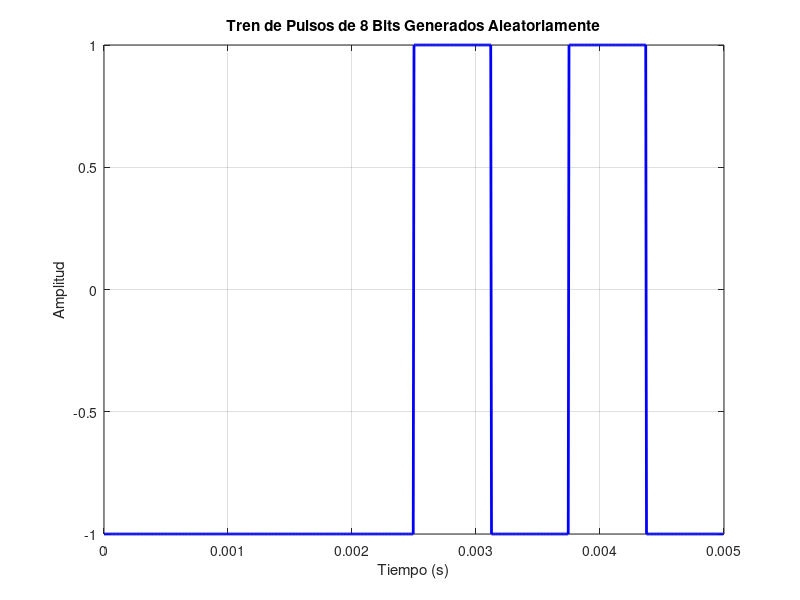
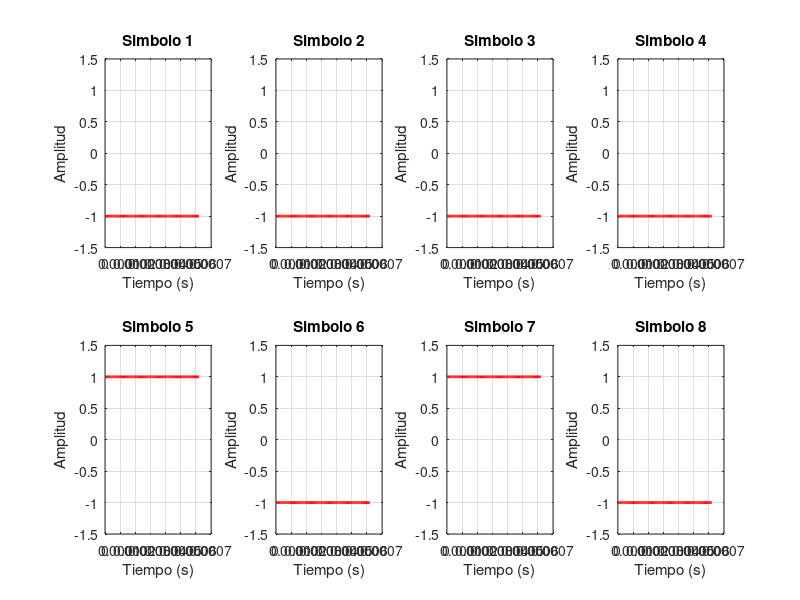

These charts were generated, in order, by the following MATLAB code: (Note: this script raises an error after producing the figures.)
clear all
close all
%% PARTE 1. CARACTERÍSTICAS DE LA SEÑAL OFDM.

% Genere 8 bits aleatorios, 𝑏𝑘(𝑡), y represéntelos con pulsos rectangulares de duración 
% 𝑇𝑢 y cuyas magnitudes pueden ser +1 y -1.

Tu = 1/1600; % Duración del símbolo 
Nc = 8; % Número de subportadoras
deltaF = [1600 2000 3200]; % Separación entre subportadoras 1600 Parte 1. y (2000 y 3200)
deltaT = 1/160000; % Resolución para el vector tiempo t, Recomentación del profe 1/16000

% Generar 8 bits aleatorios de magnitud +1 y -1
bk = (2 * randi([0,1], 1, 8) - 1).'; 

% Cada bit representa un simbolo, se replica el Número de muestras por símbolo (Tu/Ts) que en este caso es 10
bk_t = kron(bk, ones(1, Tu/deltaT)); % Matriz de 8x10

% Transforma la matriz de 8x10 en un vector de 1x80 concatenando filas solo
% para representar tren de bits
bk_t_Tren = reshape(bk_t.', 1, []); 

% Obtenemos el vector tiempo por simbolo
t = 0:deltaT:Tu-deltaT;

% Vector tiempo para el tren de pulsos y graficarlo
t_total = 0:deltaT:(length(bk_t_Tren)-1)*deltaT;

% Graficar el tren de pulsos 
figure(1)
plot(t_total, bk_t_Tren, 'LineWidth', 2, 'Color', 'b'); 
title('Tren de Pulsos de 8 Bits Generados Aleatoriamente');
xlabel('Tiempo (s)');
ylabel('Amplitud');
%ylim([-1.5, 1.5]); 
grid on;

% Graficar cada símbolo individualmente en subplots
figure(2)
for i = 1:Nc
    subplot(2, 4, i)
    %subplot(8, 1, i)
    plot(t,bk_t(i,:), 'LineWidth', 2, 'Color', 'r');
    title(['Simbolo ', num2str(i)]); % Título de cada subplot
    xlabel('Tiempo (s)');
    ylabel('Amplitud');
    ylim([-1.5, 1.5]); 
    grid on;
end
sgtitle('Simbolos con 10 Muestras*Simbolo'); % Título principal de la figura


% Cada símbolo se multiplíca por una portadora de la forma 𝑠𝑘(𝑡) = 𝑒^{𝑗∙2𝜋∙𝑘∙Δf∙t} , 𝑘 ∈ [0,1, . .7].
%inciso 1
sk_t{1} = zeros(8,1);

%inciso 3
sk_t{2} = zeros(8,1);
sk_t{3} = zeros(8,1);

%Bucle Externo ( k = 0:7 )
%Itera sobre cada uno de los 8 símbolos

% Bucle Interno (tiempo=1:length(t)):
% Itera sobre cada una de las muestras de tiempo OSEA la duración del
% simbolo que son 10 muestras
for k=0:7
    for tiempo=1: length(t)
        % Para inciso 1
        % Cada simbolo tiene 10 muestras por lo que sk_t debemos de tener
        % 8 (sk_t) ya que son 8 simbolos y cada simbolo tiene 10 muestras
        sk_t{1}(k+1,tiempo) = exp(j*2*pi*deltaF(1)*t(tiempo)*k);

        %Para inciso 3
        sk_t{2}(k+1,tiempo) = exp(j*2*pi*deltaF(2)*t(tiempo)*k);
        sk_t{3}(k+1,tiempo) = exp(j*2*pi*deltaF(3)*t(tiempo)*k);
    end
end

%Para inciso 1
sk_bk_t{1} = bk_t.* sk_t{1}; % Multiplicamos las señales Bk por la portadoras Sk

%Para inciso 3
sk_bk_t{2} = bk_t.* sk_t{2}; % Multiplicamos las señales Bk por la portadoras Sk
sk_bk_t{3} = bk_t.* sk_t{3}; % Multiplicamos las señales Bk por la portadoras Sk


% Graficar las señales moduladas (inciso 1)
figure(3)
for i = 1:Nc
    subplot(2, 4, i)
    plot(t, real(sk_bk_t{1}(i, :)));
    title(['Símbolo ', num2str(i)]);
    xlabel('Tiempo (s)');
    ylabel('Amplitud');
    ylim([-1.5, 1.5]); 
    grid on;
end
sgtitle('Símbolos Modulados con ΔF = 1600 '); 

% Cálculo de la magnitud de las señales moduladas (inciso 1)
mag_sk_bk_t{1} = abs(sk_bk_t{1});

% Magnitud de las señales moduladas inciso 3 ( deltaF(2) y deltaF(3) )
mag_sk_bk_t{2} = abs(sk_bk_t{2});
mag_sk_bk_t{3} = abs(sk_bk_t{3});

figure(4) %Graficamos la señal multiplicada
 for i=1:Nc % las 8 subportadoras
    subplot(2,4,i)
    plot(t, mag_sk_bk_t{1}(i, :),"LineWidth", 2,"Color", "b");
    title(['| Símbolo ', num2str(i), ' |']);
    xlabel('Tiempo (s)');
    ylabel('Amplitud');
    ylim([-1.5, 1.5]); % Establecer límites del eje y para visualizar mejor
    grid on;
end
sgtitle('Magnitud de los Símbolos Modulados con F(1600)');

N = 1000000; % Número de puntos para la FFT

% Creamos un vetor para graficar todas las sub-portadoras
% Espaciamos de manera lineal dos valores que nos dan un intervalo
w = linspace(-1/deltaT/2,1/deltaT/2,N)*2*pi;

% Para los espectros de cada subportadora
%Para inciso 1
sk_bk_f{1} = zeros(8,N);

%Para inciso 3
sk_bk_f{2} = zeros(8,N);
sk_bk_f{3} = zeros(8,N);

figure(5) % Graficamos los espectros de cada subportadora
% Para graficar el espectro calculamos la fft de los 8 simbolos
for i=1:Nc
    %Para inciso 1
    subplot(2,4,i)
    %subplot(8,1,i)
    sk_bk_f{1}(i,:) = fftshift(fft(sk_bk_t{1}(i,:),N))*deltaT; % fft
    plot(w/(2*pi),abs(sk_bk_f{1}(i,:))) % raices cada w/2pi
    axis([-4000+1600*(i-1) 4000+1600*(i-1) 0 1.1*max(abs(sk_bk_f{1}(i,:)))])
    hold on;

    % Esto es para marcar el punto medio del espectro con una línea punteada
    mid_freq = 1600*(i-1); % Frecuencia central de las portadoras
    xline(mid_freq, '--r', 'LineWidth', 1.5);

    % Nota de texto para indicar la frecuencia central
    text(mid_freq, 0.9*max(abs(sk_bk_f{1}(i,:))), ['f = ', num2str(mid_freq), ' Hz'], 'Color', 'red', 'HorizontalAlignment', 'right');
    hold off;
    title(['Espectro Sk(f) ', num2str(i)]);
    grid on;

    %Para inciso 3
    sk_bk_f{2}(i,:) = fftshift(fft(sk_bk_t{2}(i,:),N))*deltaT;
    sk_bk_f{3}(i,:) = fftshift(fft(sk_bk_t{3}(i,:),N))*deltaT;
end


figure(6) %Graficamos todos los espectros traslapados
for i = 1:Nc % Nc numero de sub-portadoras
    plot(w/(2*pi),(abs(sk_bk_f{1}(i,:))), "LineWidth", 0.75)
    hold on
    grid on;
end
hold off;
title('Espectros de las señales OFDM')
xlabel('Frecuencia (Hz)');
ylabel('|bk * Sk|');
axis([-5000 15000 0 1.1*max(abs(sk_bk_f{1}(1,:)))]);

figure(7)
% Graficar el espectro en la columna 1
for i = 1:Nc
    subplot(Nc, 2, 2*i-1) % Columna 1 para el espectro
    plot(w/(2*pi), abs(sk_bk_f{1}(i,:))) % Raices cada w/2pi
    axis([-4000+1600*(i-1) 4000+1600*(i-1) 0 1.1*max(abs(sk_bk_f{1}(i,:)))])
    hold on;
    % Marcar el punto medio del espectro con una línea punteada
    mid_freq = 1600 * (i-1); % Frecuencia central de las portadoras
    xline(mid_freq, '--r', 'LineWidth', 1.5);
    % Nota de texto para indicar la frecuencia central
    text(mid_freq, 0.9 * max(abs(sk_bk_f{1}(i,:))), ['f = ', num2str(mid_freq), ' Hz'], 'Color', 'red', 'HorizontalAlignment', 'right');
    hold off;
    title(['Espectro Sk(f) ', num2str(i)]);
    grid on;
end

% Graficar la magnitud en la columna 2
for i = 1:Nc
    subplot(Nc, 2, 2*i) % Columna 2 para la magnitud
    plot(t, mag_sk_bk_t{1}(i, :), "LineWidth", 2, "Color", "b");
    title(['| Símbolo ', num2str(i), ' |']);
    xlabel('Tiempo (s)');
    ylabel('Amplitud');
    ylim([-1.5, 1.5]); % Establecer límites del eje y para visualizar mejor
    grid on;
end

% Título general para la figura
sgtitle('Espectro y Magnitud de los Símbolos Modulados con F(1600)');

%% ---------------------------------- INCISO 2 ----------------------------
%Obtenga la señal multiplexada 𝑠(𝑡) = ∑ 𝑏𝑘(𝑡) ∙ 𝑠𝑘(𝑡) 𝑘=0 y grafique su magnitud. 
%Además, obtenga el espectro de esta señal, al que se le denominará S(f), y grafique la magnitud de éste

% Obtenemos s(t) de cada simbolo que tiene duración tu y tiene 10 muestras
% Para inciso 2
s_t{1} = zeros(1,length(t));

% Para inciso 3
s_t{2} = zeros(1,length(t));
s_t{3} = zeros(1,length(t));

% Para cada simbolo que tiene una duracion de Tu llamada t y tenemos 8 simb
for tiempo = 1: length(t)
    for k = 0:7 % Para las 8 sub-portadoras
        %Para inciso 2
        s_t{1}(1,tiempo) = s_t{1}(1,tiempo) + sk_bk_t{1}(k+1,tiempo);

        %Para inciso 3
        s_t{2}(1,tiempo) = s_t{2}(1,tiempo) + sk_bk_t{2}(k+1,tiempo);
        s_t{3}(1,tiempo) = s_t{3}(1,tiempo) + sk_bk_t{3}(k+1,tiempo);
    end
end

figure(8) 
subplot(2,1,1) % Graficamos la señal multiplexada en función del tiempo
plot(t, abs(s_t{1}),"LineWidth", 1.25, "Color", "r")
ylim([0 1.1*max(abs(s_t{1}))])
title('Señal OFDM Multiplexada Tiempo S(t)')
xlabel('Tiempo (s)');
ylabel('Amplitud');
grid on

% Obtenemos la señal multiplexado en frecuencia
% Para inciso 2
S_f{1} = fftshift(fft(s_t{1},N))*deltaT;

% Para inciso 3
S_f{2} = fftshift(fft(s_t{2},N))*deltaT;
S_f{3} = fftshift(fft(s_t{3},N))*deltaT;


subplot(2,1,2) % Graficamos la señal multiplexada en función de la frecuencia
plot(w/(2*pi),abs(S_f{1}),"LineWidth", 1.25, "Color", "b")
axis([-15000 25000 0 1.1*max(abs(S_f{1}))]);
title('Señal OFDM Multiplexada Frec S(f)')
xlabel('Frecuencia (Hz)');
ylabel('|S(f)|');
grid on


%% Repita las actividades 1 y 2 para Δf=2,000 y 3,200 Hz.

figure(9) % Graficamos las señales multiplexadas para f=1600, f=2000, f=3200 

subplot(3,1,1) % Graficamos la señal multiplexada f = 1600
plot(w/(2*pi),abs(S_f{1}), "LineWidth", 1.25,"Color", 'r') 
axis([-15000 25000 0 1.1*max(abs(S_f{1}))]);
title('Señal OFDM Multiplexada Frec F( 1600 )')
xlabel('Frecuencia (Hz)');
ylabel('|S(f)|');
grid on

subplot(3,1,2)%Graficamos la señal multiplexada f = 2000
plot(w/(2*pi),abs(S_f{2}), "LineWidth", 1.25,"Color", 'b')
axis([-15000 25000 0 1.1*max(abs(S_f{2}))]);
title('Señal OFDM Multiplexada Frec F( 2000 )')
xlabel('Frecuencia (Hz)');
ylabel('|S(f)|');
grid on

subplot(3,1,3)%Graficamos la señal multiplexada f = 3200
plot(w/(2*pi),abs(S_f{3}), "LineWidth", 1.25,"Color", 'magenta')
axis([-15000 30000 0 1.1*max(abs(S_f{3}))]);
title('Señal OFDM Multiplexada Frec F( 3200 )')
xlabel('Frecuencia (Hz)');
ylabel('|S(f)|');
grid on

%% PARTE 2. IMPLEMENTACIÓN DIGITAL DE LA SEÑAL OFDM.
% Genere la señal Sn. Para esta actividad use inicialmente N = 16.
% Usamos la magnitud de S(t)

modulo = [6 8 16 32];

%Obtenemos todas las frecuencias de N

for i=1:length(modulo)
    fsn{i} = modulo(i)*1/Tu; % Aquí calculamos las muestras por simbolo = frecuencia de muestreo
    Tsn{i} = 1/fsn{i}; % Tiempo de muestreo porque nuestra magnitud de S(t) esta en tiempo
    tn{i} = 0:Tsn{i}:Tu-Tsn{i}; % Creamos un vector tiempo de todo lo que dura el simbolo

    s_tn{i} = modulo(i)*ifft(bk, modulo(i)); % Calculamos la transformada inversa
end

% Graficamos la magnitud de nuestra señal en el tiempo Y Muestreamos la
% señla con N = 16
figure(10)
plot(t, abs(s_t{1}),"LineWidth", 1.25,"Color","b");
hold on;
stem(tn{3}, abs(s_tn{3}), 'LineWidth', 1.25, 'Color', 'magenta');
title('Muestreo de S(t) con N = 16');
%xlabel('Tiempo (s)');
%ylabel('Amplitud');

grid on;
    
figure(11)
for i = 1:length(modulo)
    subplot(length(modulo),1,i)
    plot(t, abs(s_t{1}),"LineWidth", 1.25,"Color","b")
    hold on;
    stem(tn{i},abs(s_tn{i}),"LineWidth", 1.25,"Color",'magenta')
    %xlabel('Tiempo (s)');
    %ylabel('Amplitud');
    title(['Muestreo de S(t) con N = ', num2str(modulo(i))]);
    grid on;
    hold off
end

